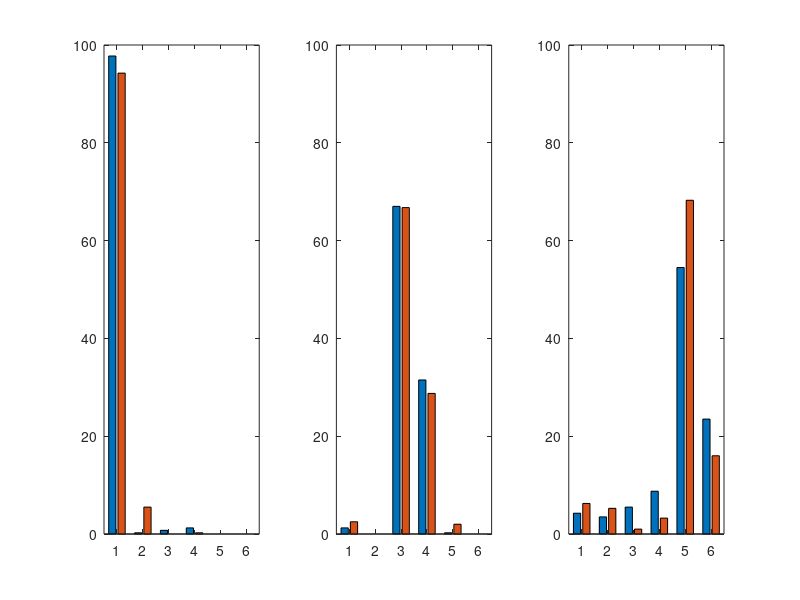

Source code (MATLAB):
clear all; close all; clc
load sens4_400

figure(1)
B1=[nn2; nn4];
B3=[k2; k4];
B5=[j2;j4];
figure(1) 
subplot(1,3,1)
bar(B1')
ylim([0 100])
xlim([0.5 6.5])
subplot(1,3,2)
bar(B3')
ylim([0 100])
xlim([0.5 6.5])
subplot(1,3,3)
bar(B5')
ylim([0 100])
xlim([0.5 6.5])
